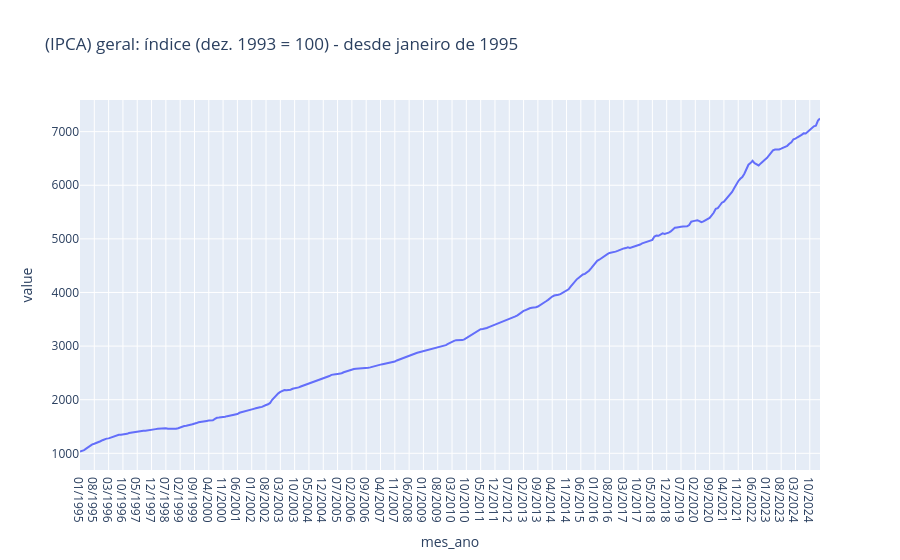

Notebook code cell kept with this figure:
### Code cell
# gráfico da série de inflação após o corte de janeiro de 1995

fig_ipca2 = px.line(ipca2, x='mes_ano', y='value', title = '(IPCA) geral: índice (dez. 1993 = 100) - desde janeiro de 1995')
fig_ipca2.show()

### Figure 1 — Plotly figure (JSON) as saved in the notebook; plotly's stock layout.template omitted (floating-point values rounded to 4 significant figures; data arrays with more than 128 entries replaced by an {"elided": "..."} marker saying what was removed)
{"data": [{"hovertemplate": "mes_ano=%{x}<br>value=%{y}<extra></extra>", "legendgroup": "", "line": {"color": "#636efa", "dash": "solid"}, "marker": {"symbol": "circle"}, "mode": "lines", "name": "", "orientation": "v", "showlegend": false, "type": "scatter", "x": {"elided": "363 str values"}, "xaxis": "x", "y": {"elided": "363 float values"}, "yaxis": "y"}], "layout": {"autosize": true, "legend": {"tracegroupgap": 0}, "title": {"text": "(IPCA) geral: índice (dez. 1993 = 100) - desde janeiro de 1995"}, "xaxis": {"anchor": "y", "autorange": true, "domain": [0, 1], "range": [0, 362], "title": {"text": "mes_ano"}, "type": "category"}, "yaxis": {"anchor": "x", "autorange": true, "domain": [0, 1], "range": [688.6, 7590.0], "title": {"text": "value"}, "type": "linear"}}}
